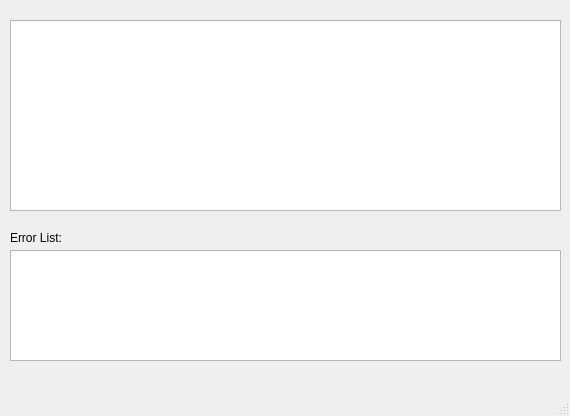
<?xml version="1.0" encoding="UTF-8"?>
<ui version="4.0">
 <class>LogBrowser</class>
 <widget class="QMainWindow" name="LogBrowser">
  <property name="geometry">
   <rect>
    <x>0</x>
    <y>0</y>
    <width>570</width>
    <height>416</height>
   </rect>
  </property>
  <property name="acceptDrops">
   <bool>false</bool>
  </property>
  <property name="windowTitle">
   <string>LogBrowser</string>
  </property>
  <widget class="QWidget" name="centralwidget">
   <widget class="QTextBrowser" name="logTextBrowser">
    <property name="geometry">
     <rect>
      <x>10</x>
      <y>20</y>
      <width>551</width>
      <height>191</height>
     </rect>
    </property>
   </widget>
   <widget class="QTextBrowser" name="errorTextBrowser">
    <property name="geometry">
     <rect>
      <x>10</x>
      <y>250</y>
      <width>551</width>
      <height>111</height>
     </rect>
    </property>
   </widget>
   <widget class="QLabel" name="label">
    <property name="geometry">
     <rect>
      <x>10</x>
      <y>230</y>
      <width>101</width>
      <height>16</height>
     </rect>
    </property>
    <property name="text">
     <string>Error List: </string>
    </property>
    <property name="textFormat">
     <enum>Qt::AutoText</enum>
    </property>
   </widget>
  </widget>
  <widget class="QMenuBar" name="menubar">
   <property name="geometry">
    <rect>
     <x>0</x>
     <y>0</y>
     <width>570</width>
     <height>23</height>
    </rect>
   </property>
  </widget>
  <widget class="QStatusBar" name="statusbar"/>
 </widget>
 <resources/>
 <connections/>
</ui>
